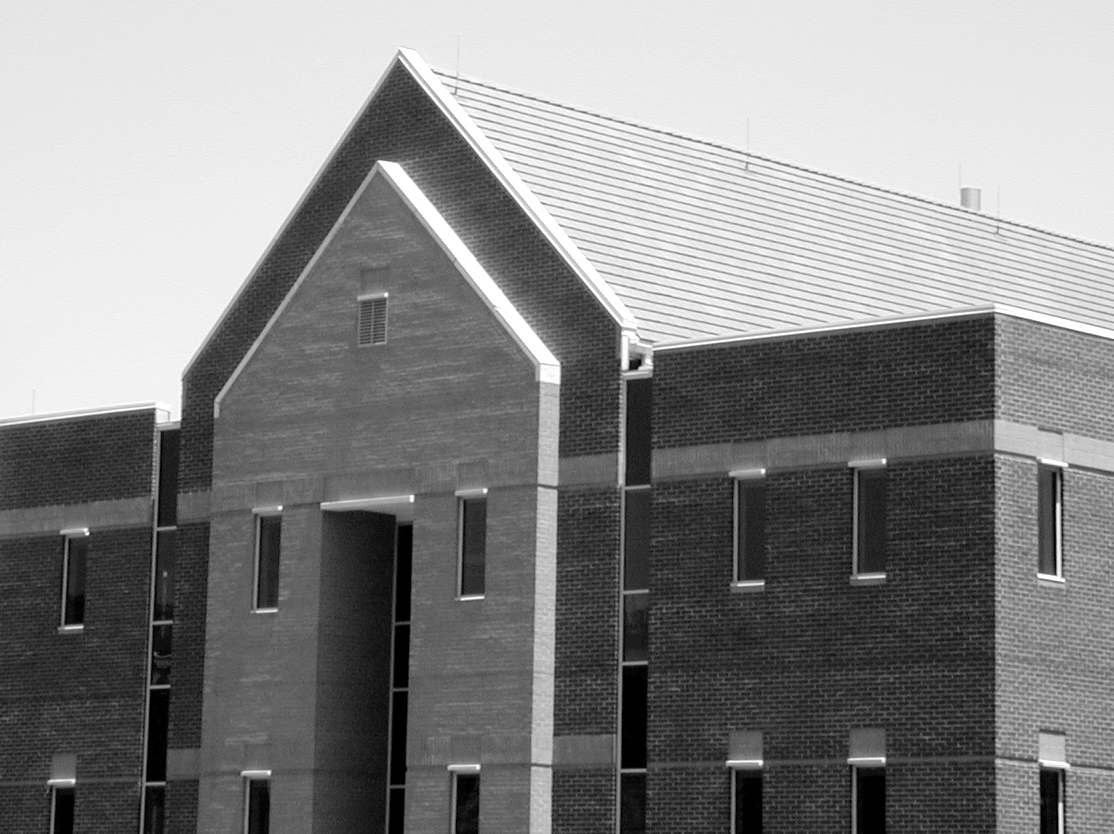
#> input picture digital_image_processing/chapter_10/pictures/building.tif, 1114 x 834 px, found by its file name
$ python line_direction_detection.py
#> lines starting #> are read from the running program, lines starting #| are printed output that depends on the picture
### common/opencv.py
import cv2 as cv
import numpy as np
import sys

def normlizeImage2Uint8(img):
    """
    描述: 将图像归一化到uint8，主要是为了方便显示图片，
          虽然能使用全部数据，但不一定比截取的图片效果好。
    参数: img: narray, shape(m,n) 或者 shape(m,n,3)
    返回: 归一化后的图片，narray
    """
    img_new = np.float64(img)
    img_norm = (img_new - img_new.min()) / (img_new.max() - img_new.min())
    return np.uint8(255 * img_norm)

# [80 lines left out: functions drawHist, putText, insertPointsBwteen2Points, not called in this run]

class createTrackbar():
    """
    描述: 创建任意多个拖动条
    """
    # [52 lines left out: functions __init__, nothing, getTrackbarPos, not called in this run]

class cameraUnistort():
    """
    畸变图片矫正
    """
    # [92 lines left out: functions __init__, undistort, cameraCalibration, not called in this run]


# [4 lines that do not run on import are left out]

### digital_image_processing/chapter_10/line_direction_detection.py
import cv2 as cv
import os
import sys
import numpy as np
import copy
import math
from matplotlib import pyplot as plt

# gets the absolute path to the file
abspath = os.path.abspath(os.path.dirname(__file__))
# add the library file path
sys.path.append(abspath + "/../../common")
# change the work path
os.chdir(abspath)

import misc_utils
import math_utils
import opencv


def main():
    # img_original = cv.imread('pictures/wirebond_mask.tif', 0)
    img_original = cv.imread('pictures/building.tif', 0)
#> img_original is the input picture: shape (834, 1114); min 0, max 255, mean 133.3

    ### 1. 不滤波，直接求导数
    # 不同角度检测子
    degree00 = np.array([[ -1, -2, -1],
                         [  0,  0,  0],
                         [  1,  2,  1]])

    # degree45 = np.array([[ 0,  1,  2],
    #                     [ -1,  0,  1],
    #                     [ -2, -1,  0]])

    ## 这个45度，比索贝尔45度效果好
    degree45 = np.array([[ 2,  -1,  -1],
                         [ -1,  2,  -1],
                         [ -1,  -1,  2]])


    degree90 = np.array([[ -1,  0,  1],
                         [ -2,  0,  2],
                         [ -1,  0,  1]])

    img_degree00 = cv.filter2D(img_original, cv.CV_64F, degree00)
    img_degree45 = cv.filter2D(img_original, cv.CV_64F, degree45)
    img_degree90 = cv.filter2D(img_original, cv.CV_64F, degree90)


    # 显示灰度图
    cv.namedWindow('original', 0)
    cv.namedWindow('degree00', 0)
    cv.namedWindow('degree45', 0)
    cv.namedWindow('degree90', 0)

    cv.imshow('original', img_original)
    cv.imshow('degree00', opencv.normlizeImage2Uint8(img_degree00))
    cv.imshow('degree45', opencv.normlizeImage2Uint8(img_degree45))
    cv.imshow('degree90', opencv.normlizeImage2Uint8(img_degree90))


    ### 2.先模糊再求梯度
    # 先滤波，去除非主要边缘
    img_original = cv.GaussianBlur(img_original, (19, 19), sigmaX=3, sigmaY=3)
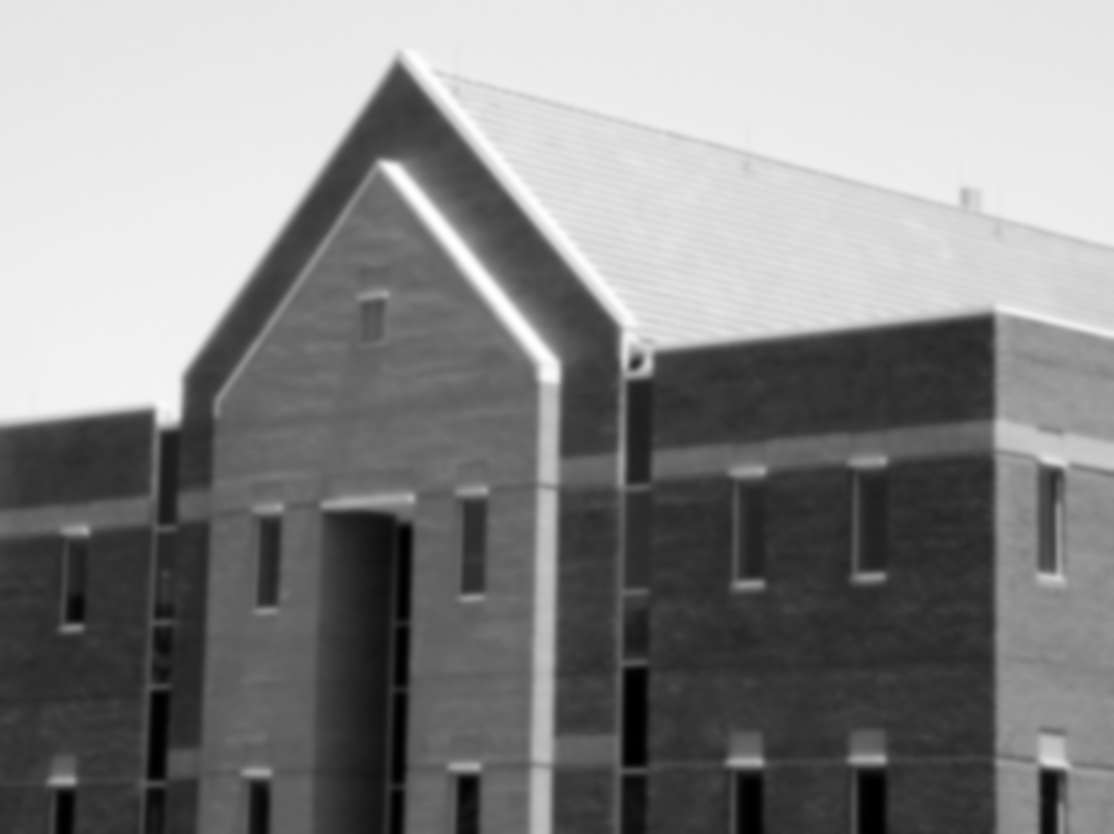
#> img_original: shape (834, 1114); min 0, max 254, mean 133.3

    # 不同角度检测子
    img_degree00 = cv.filter2D(img_original, cv.CV_64F, degree00)
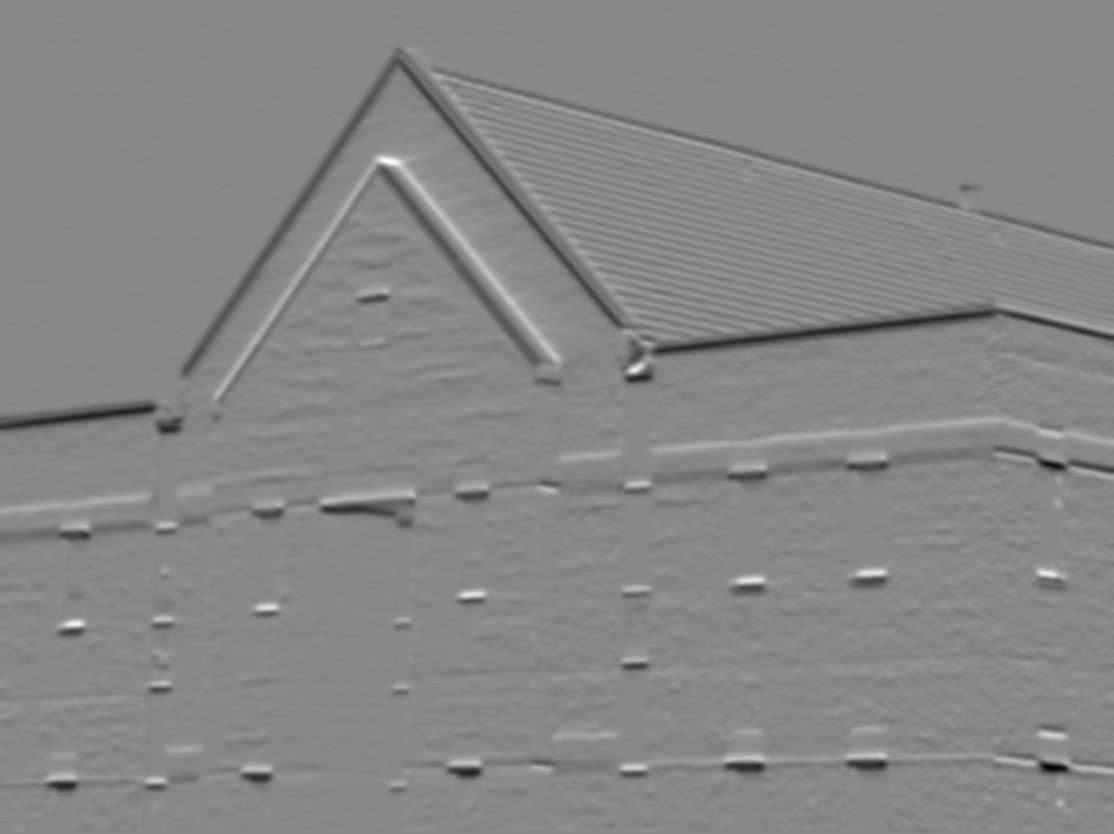
#> img_degree00: shape (834, 1114) float64; min -190, max 166, mean -1.6; drawn with min black and max white
    img_degree45 = cv.filter2D(img_original, cv.CV_64F, degree45)
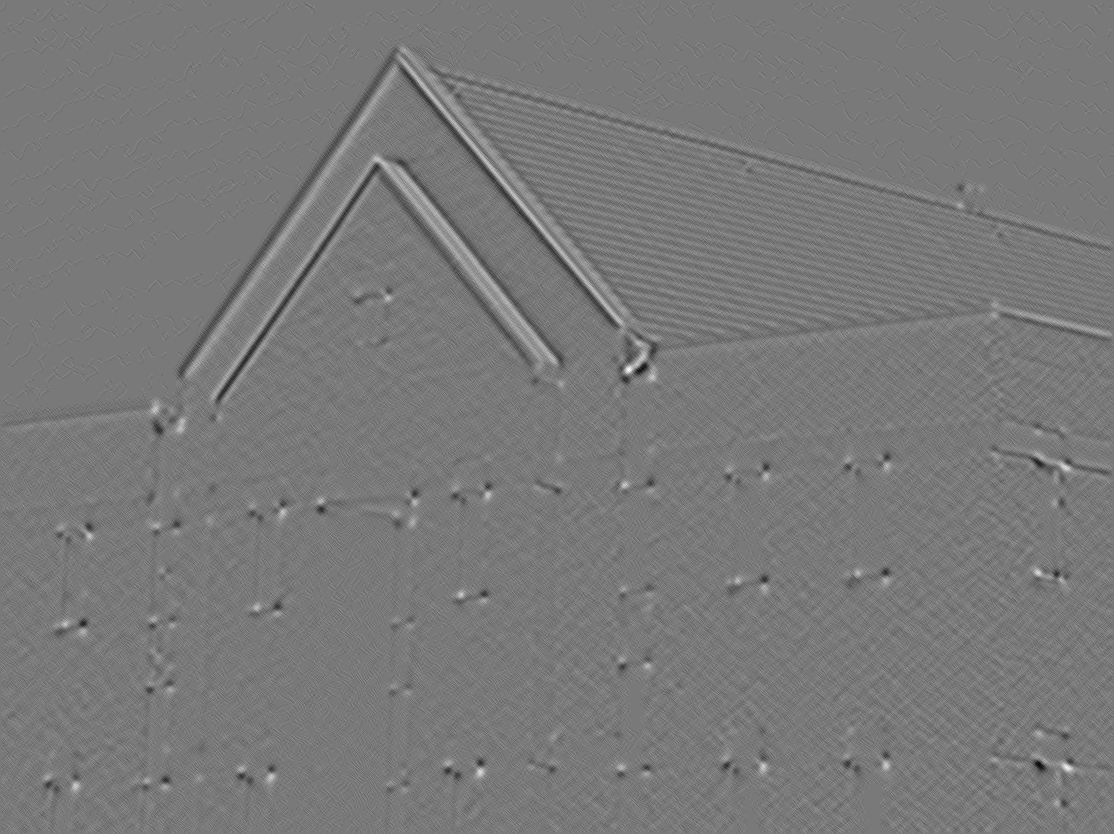
#> img_degree45: shape (834, 1114) float64; min -20, max 22, mean 0; drawn with min black and max white
    img_degree90 = cv.filter2D(img_original, cv.CV_64F, degree90)
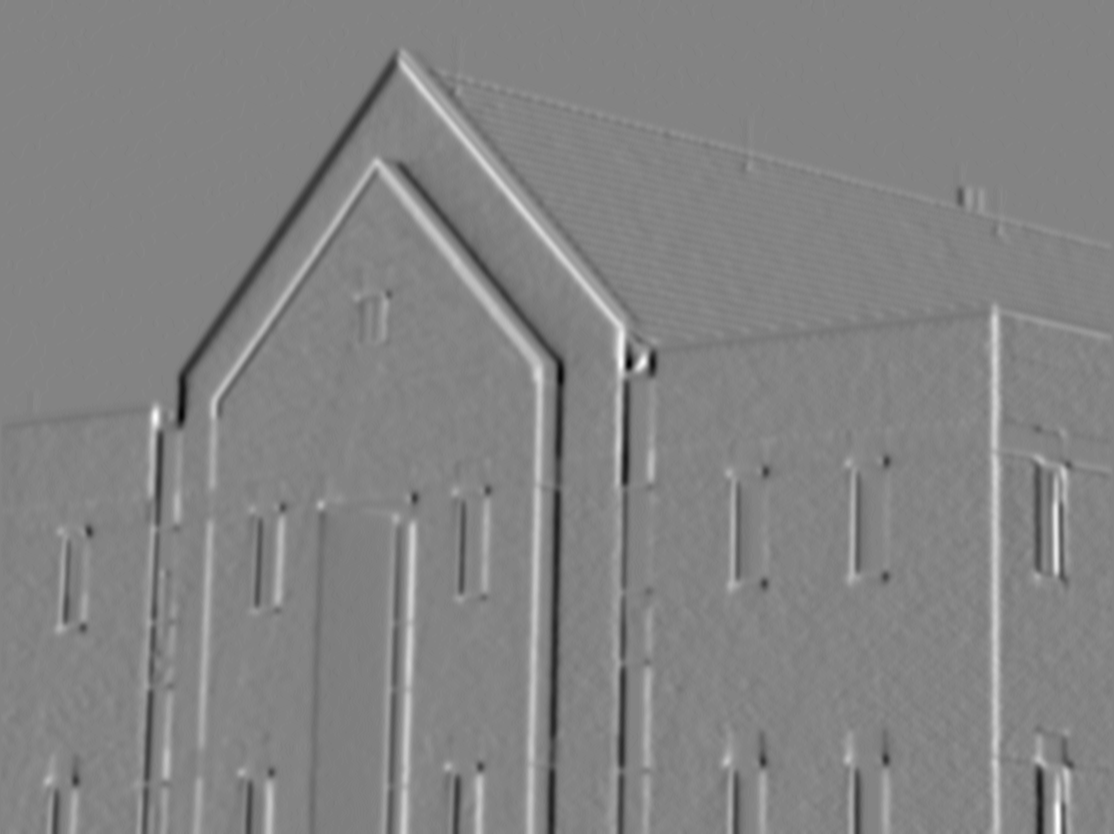
#> img_degree90: shape (834, 1114) float64; min -186, max 174, mean 0.2; drawn with min black and max white


    # 显示灰度图
    cv.namedWindow('degree00_filter', 0)
    cv.namedWindow('degree45_filter', 0)
    cv.namedWindow('degree90_filter', 0)

    cv.imshow('degree00_filter', opencv.normlizeImage2Uint8(img_degree00))
    cv.imshow('degree45_filter', opencv.normlizeImage2Uint8(img_degree45))
    cv.imshow('degree90_filter', opencv.normlizeImage2Uint8(img_degree90))

    cv.waitKey(0)


if __name__=="__main__":
    main()
